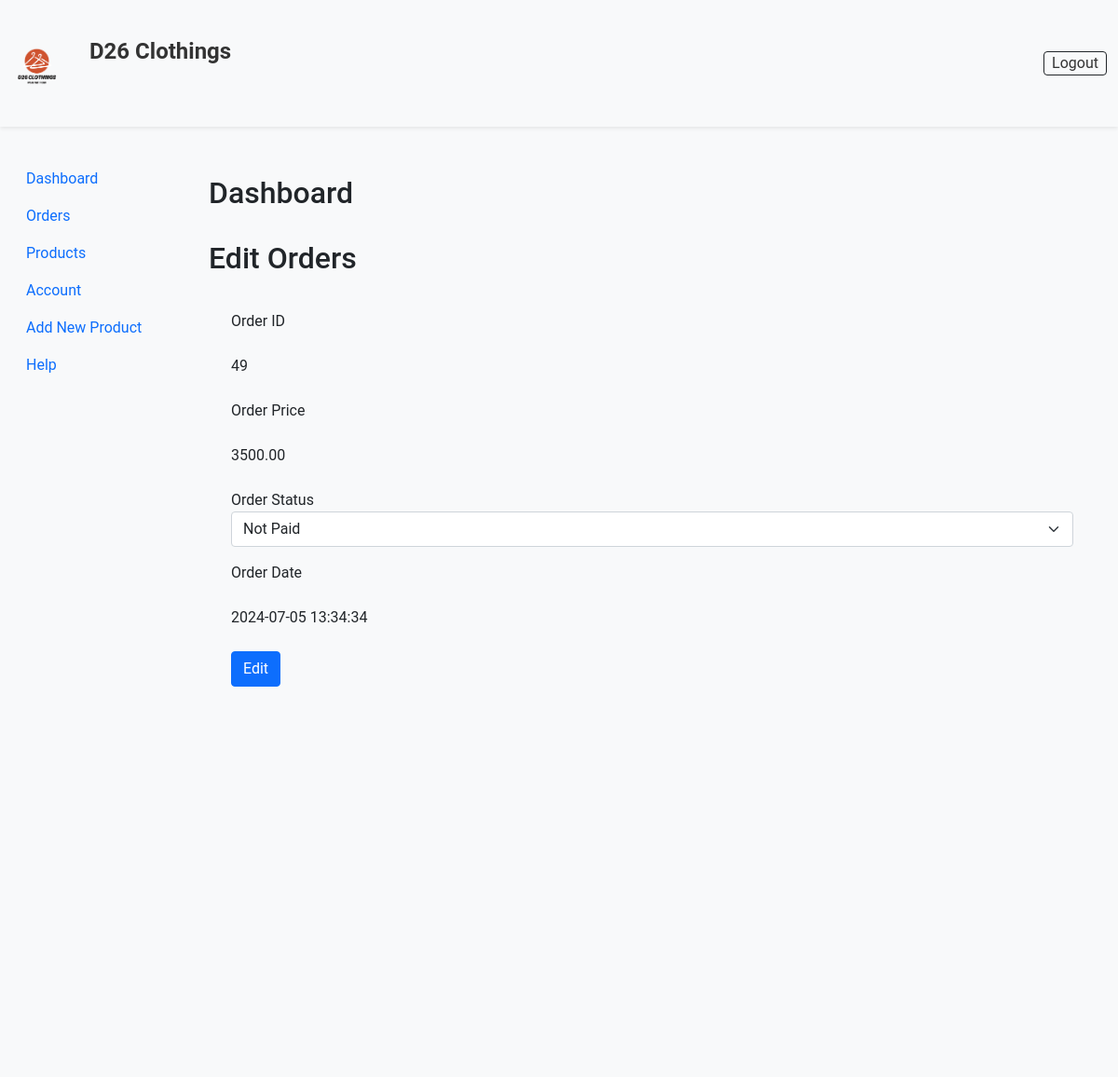
Page /editOrder.php?order_id=49 (signed in) on the committed database.
### tables this page shows
CREATE TABLE `orders`  (
  `order_id` int NOT NULL AUTO_INCREMENT,
  `order_cost` decimal(6, 2) NOT NULL,
  `users_user_id` int NOT NULL,
  `order_status` varchar(100) NOT NULL DEFAULT 'on_hold',
  `user_phone` varchar(20) NOT NULL,
  `user_city` varchar(255) NOT NULL,
  `user_address` varchar(255) NOT NULL,
  `order_date` datetime NOT NULL DEFAULT CURRENT_TIMESTAMP,
  PRIMARY KEY (`order_id`) USING BTREE,
  INDEX `fk_orders_users_idx`(`users_user_id` ASC) USING BTREE,
  CONSTRAINT `fk_orders_users` FOREIGN KEY (`users_user_id`) REFERENCES `users` (`user_id`) ON DELETE RESTRICT ON UPDATE RESTRICT
);

### editOrder.php (the view, shortened to what this page needs)
<?php
include('connection/config.php');
if (isset($_GET['order_id'])) {
    $order_id = $_GET['order_id'];
    $stmt = $conn->prepare("SELECT * FROM `orders` WHERE `order_id`=?");
    $stmt->bind_param('i', $order_id);
    $stmt->execute();
    $result = $stmt->get_result();
    $order = $result->fetch_assoc();
}else if(isset($_POST['edit_order'])){
    $order_status = $_POST['status'];
    $order_id = $_POST['order_id'];
    $stmt = $conn->prepare("UPDATE `orders` SET `order_status`=? WHERE `order_id`=?");
    $stmt->bind_param('si', $order_status, $order_id);
    if ($stmt->execute()) {
        header('location: adminDashboard.php?order_updated=Order has been updated successfully!');
    } else {
        header('location: adminDashboard.php?order_failed=Error occurred, try again!');
    }
}else {
    header('location: adminDashboard.php');
    exit;
}
?>
<!DOCTYPE html>
<html lang="en">
<head>
    <link href="https://cdn.jsdelivr.net/npm/bootstrap@5.0.2/dist/css/bootstrap.min.css" rel="stylesheet">
    <link rel="stylesheet" href="assets/css/style.css">
</head>
<body>
    <?php include('adminHeader.php'); ?>
    <div class="container-fluid">
        <div class="row" style="min-height: 1000px">
            <?php include('sideMenu.php'); ?>
            <main class="col-md-9 ms-sm-auto col-lg-10 px-md-4">
                <div class="d-flex justify-content-between flex-wrap flex-md-nowrap align-items-center pt-3 pb-2 mb-3 mt-3">
                    <h1 class="h2">Dashboard</h1>
                </div>
                <h2>Edit Orders</h2>
                <div class="table-responsive">
                    <div class="mx-auto container">
                        <form id="edit-form" method="POST" action="editOrder.php">
                            <div class="form-group my-3">
                                <label>Order ID</label>
                                <p class="my-4"><?php echo $order['order_id']; ?></p>
                            </div>
                            <div class="form-group my-3">
                                <label>Order Price</label>
                                <p class="my-4"><?php echo $order['order_cost']; ?></p>
                            </div>
                            <div class="form-group my-3">
                                <label>Order Status</label>
                                <select class="form-select" required name="status">
                                    <option value="not_paid" <?php if($order['order_status']=='not_paid'){echo "selected";} ?> >Not Paid</option>
                                </select>
                            </div>
                            <div class="form-group my-3">
                                <label>Order Date</label>
                                <p class="my-4"><?php echo $order['order_date']; ?></p>
                            </div>
                            <div class="form-group buy-btn-container mt-3">
                                <input type="submit" class="btn btn-primary" name="edit_order" value="Edit" />
                            </div>
                        </form>
                    </div>
                </div>
            </main>
        </div>
    </div>
</body>
</html>

### assets/css/style.css (style rules this page uses)
* { margin: 0; padding: 0; box-sizing: border-box; }
body { font-family: "Poppins", serif; font-weight: 400; font-style: normal; }
h1 { font-size: 2.5rem; font-weight: 700; }
h2 { font-size: 1.8rem; font-weight: 600; }

### assets/css/admin.css (style rules this page uses)
body { font-family: 'Roboto', sans-serif; background-color: #f8f9fa; }
.table-responsive { margin-top: 20px; }

### rows in the picture
orders: order_id "49", order_cost "3500.00", order_date "2024-07-05 13:34:34"
